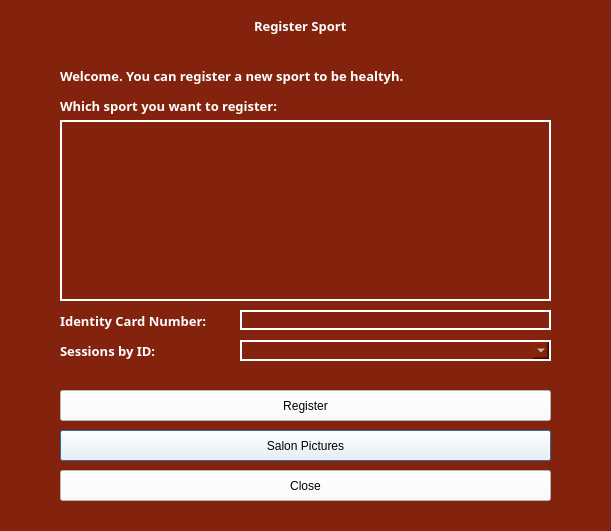
<?xml version="1.0" encoding="UTF-8"?>
<ui version="4.0">
 <class>Dialog</class>
 <widget class="QDialog" name="Dialog">
  <property name="geometry">
   <rect>
    <x>0</x>
    <y>0</y>
    <width>611</width>
    <height>531</height>
   </rect>
  </property>
  <property name="windowTitle">
   <string>Dialog</string>
  </property>
  <property name="styleSheet">
   <string notr="true">background-color: #83230E;
color: white;</string>
  </property>
  <widget class="QLabel" name="label_6">
   <property name="geometry">
    <rect>
     <x>60</x>
     <y>60</y>
     <width>411</width>
     <height>31</height>
    </rect>
   </property>
   <property name="font">
    <font>
     <family>Arial Black</family>
     <pointsize>10</pointsize>
     <weight>75</weight>
     <bold>true</bold>
    </font>
   </property>
   <property name="text">
    <string>Welcome. You can register a new sport to be healtyh.</string>
   </property>
  </widget>
  <widget class="QPushButton" name="salonpictureButton">
   <property name="geometry">
    <rect>
     <x>60</x>
     <y>430</y>
     <width>491</width>
     <height>31</height>
    </rect>
   </property>
   <property name="styleSheet">
    <string notr="true">background-color: white; color: black</string>
   </property>
   <property name="text">
    <string>Salon Pictures</string>
   </property>
  </widget>
  <widget class="QPushButton" name="closeButton">
   <property name="geometry">
    <rect>
     <x>60</x>
     <y>470</y>
     <width>491</width>
     <height>31</height>
    </rect>
   </property>
   <property name="styleSheet">
    <string notr="true">background-color: white; color: black</string>
   </property>
   <property name="text">
    <string>Close</string>
   </property>
  </widget>
  <widget class="QLabel" name="label_5">
   <property name="geometry">
    <rect>
     <x>254</x>
     <y>10</y>
     <width>181</width>
     <height>31</height>
    </rect>
   </property>
   <property name="font">
    <font>
     <family>Arial Black</family>
     <pointsize>10</pointsize>
     <weight>75</weight>
     <bold>true</bold>
    </font>
   </property>
   <property name="text">
    <string>Register Sport</string>
   </property>
  </widget>
  <widget class="QLabel" name="label_7">
   <property name="geometry">
    <rect>
     <x>60</x>
     <y>90</y>
     <width>251</width>
     <height>31</height>
    </rect>
   </property>
   <property name="font">
    <font>
     <family>Arial Black</family>
     <pointsize>10</pointsize>
     <weight>75</weight>
     <bold>true</bold>
    </font>
   </property>
   <property name="text">
    <string>Which sport you want to register:</string>
   </property>
  </widget>
  <widget class="QComboBox" name="comboBox">
   <property name="geometry">
    <rect>
     <x>240</x>
     <y>340</y>
     <width>311</width>
     <height>21</height>
    </rect>
   </property>
   <property name="styleSheet">
    <string notr="true">background-color: #83230E;
color: white;border:2px solid white</string>
   </property>
  </widget>
  <widget class="QLabel" name="label_8">
   <property name="geometry">
    <rect>
     <x>60</x>
     <y>341</y>
     <width>111</width>
     <height>20</height>
    </rect>
   </property>
   <property name="font">
    <font>
     <family>Arial Black</family>
     <pointsize>10</pointsize>
     <weight>75</weight>
     <bold>true</bold>
    </font>
   </property>
   <property name="text">
    <string>Sessions by ID:</string>
   </property>
  </widget>
  <widget class="QPushButton" name="registerButton">
   <property name="geometry">
    <rect>
     <x>60</x>
     <y>390</y>
     <width>491</width>
     <height>31</height>
    </rect>
   </property>
   <property name="styleSheet">
    <string notr="true">background-color: white; color: black</string>
   </property>
   <property name="text">
    <string>Register</string>
   </property>
  </widget>
  <widget class="QTableWidget" name="tableWidget">
   <property name="geometry">
    <rect>
     <x>60</x>
     <y>120</y>
     <width>491</width>
     <height>181</height>
    </rect>
   </property>
   <property name="styleSheet">
    <string notr="true">background-color: #83230E;
color: white;border:2px solid white</string>
   </property>
  </widget>
  <widget class="QLabel" name="label_9">
   <property name="geometry">
    <rect>
     <x>60</x>
     <y>311</y>
     <width>161</width>
     <height>20</height>
    </rect>
   </property>
   <property name="font">
    <font>
     <family>Arial Black</family>
     <pointsize>10</pointsize>
     <weight>75</weight>
     <bold>true</bold>
    </font>
   </property>
   <property name="text">
    <string>Identity Card Number:</string>
   </property>
  </widget>
  <widget class="QLineEdit" name="tcLineEdit">
   <property name="geometry">
    <rect>
     <x>240</x>
     <y>310</y>
     <width>311</width>
     <height>20</height>
    </rect>
   </property>
   <property name="styleSheet">
    <string notr="true">background-color: #83230E;
color: white;border:2px solid white</string>
   </property>
  </widget>
 </widget>
 <resources/>
 <connections/>
</ui>
